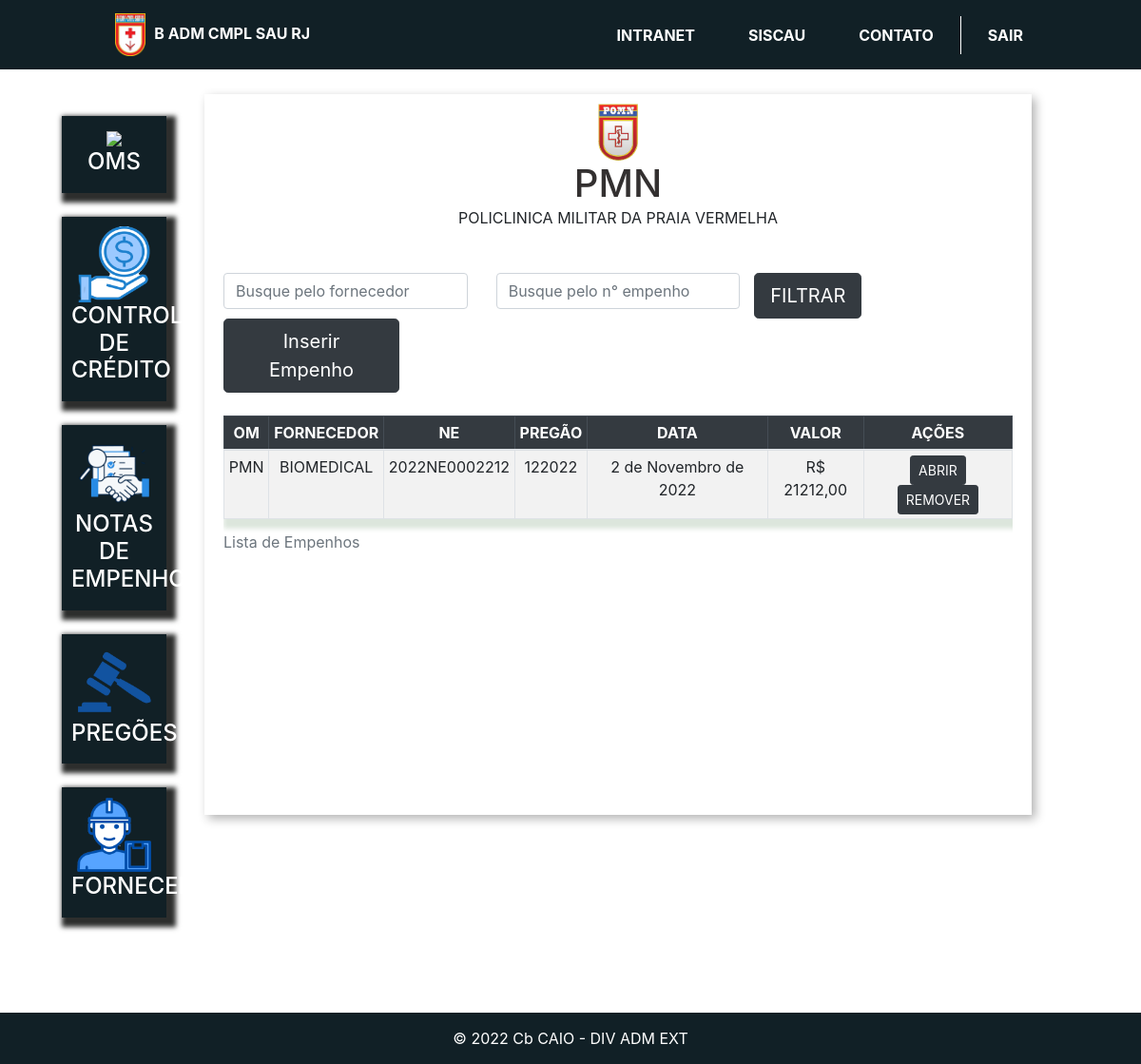
The app's page /om_empenhos_id/3/ (signed in), older data.
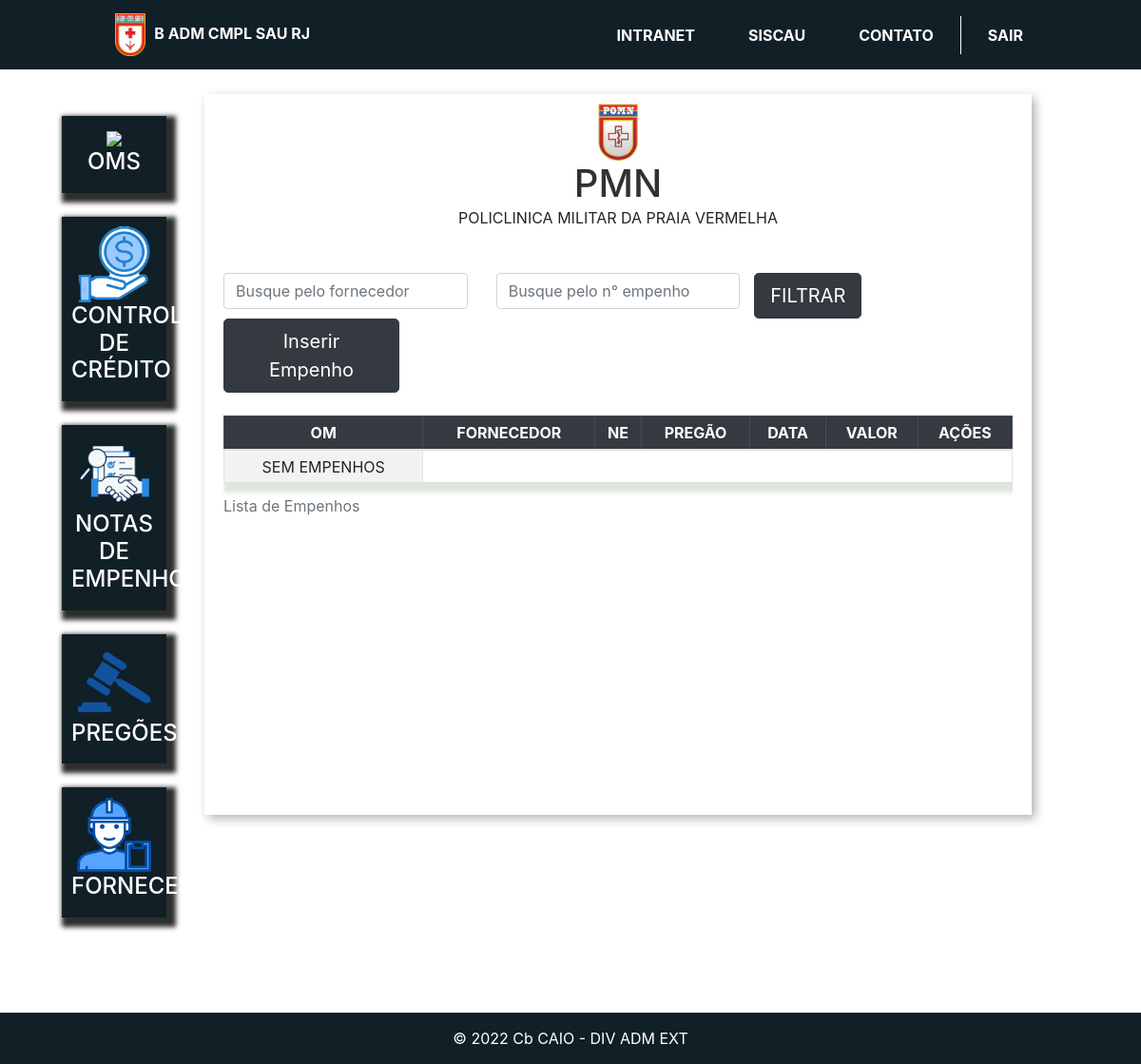
The same page, newer data.
### plataforma/models.py (models this page shows, shortened)
class Empenho(models.Model):
    om = models.ForeignKey(Om, on_delete=models.CASCADE)
    fornecedor = models.ForeignKey(Fornecedor, on_delete=models.DO_NOTHING)
    pregao = models.ForeignKey(Pregao, on_delete=models.DO_NOTHING)
    plano_interno = models.ForeignKey(PlanoInterno, on_delete=models.DO_NOTHING, null=True, blank=True)
    nota_credito = models.ForeignKey(NotaCredito, on_delete=models.DO_NOTHING)
    data = models.DateField()
    numero = models.CharField(max_length=4)
    pdf = models.FileField(upload_to="pdf")
    valor = models.FloatField(null=True, blank=True)

class Om(models.Model):
    LISTA_OMS = (
        ('PMPV', 'PMPV'),
        ('PMRJ', 'PMRJ'),
        ('PMN', 'PMN'),
        ('IBEX', 'IBEX'),
        ('HCE', 'HCE'),
        ('OCEX', 'OCEX'),
        ('HMR', 'HMR'),
        ('HGERJ', 'HGERJ'),
        ('PM Gu VV', 'PM Gu VV'),
        ('LQFEX', 'LQFEX'),
        )
    sigla = models.CharField(max_length=10, choices=LISTA_OMS)
    foto = models.ImageField(upload_to="imagens")
    email = models.EmailField(null=True)
    telefone = models.IntegerField(null=True)
    ch_almox = models.CharField(max_length=10, null=True, blank=True)
    tel_ch_almox = models.CharField(max_length=15, null=True, blank=True)
    adj_almox = models.CharField(max_length=10, null=True, blank=True)
    tel_adj_almox = models.CharField(max_length=15, null=True, blank=True)
    def __str__(self):
        return self.sigla

class Fornecedor(models.Model):
    nome = models.CharField(max_length=30)
    cnpj = models.CharField(max_length=14)
    telefone = models.CharField(max_length=15)
    email = models.EmailField()
    def __str__(self):
        return self.nome

class Pregao(models.Model):
    SITUACAO_CHICES = (
    ('HOMOLOGADO','HOMOLOGADO'),
    ('CJU','CJU'),
    )
    pregao = models.CharField(max_length=7, null=False, blank=False)
    situacao = models.CharField(max_length=20, choices=SITUACAO_CHICES)
    descrição = models.CharField(max_length=200, null=False, blank=False)
    oms_favorecidas = models.ManyToManyField(Om)
    termo_homolocao = models.URLField()
    catalago = models.FileField(upload_to='catalago', null=True, blank=True)
    def __str__(self):
        return self.pregao

### plataforma/views.py (the view)
# urls.py: path('om_empenhos_id/<str:id>/', views.om_empenhos_id, name='om_empenhos_id'),
@login_required(login_url='/auth/logar/')
def om_empenhos_id(request, id):
    fornecedor = Fornecedor.objects.all()
    om = Om.objects.get(id=id)
    empenhos = Empenho.objects.filter(om_id=id).order_by('numero')
    pregoes = Pregao.objects.all()
    nc = NotaCredito.objects.all()
    try:
        fornecedor_filtar = request.GET.get('fornecedor')
        numero_empenho_filtar = request.GET.get('numero_empenho')
        if fornecedor_filtar:
            empenhos = Empenho.objects.filter(fornecedor__icontains=fornecedor_filtar).order_by('numero')
            empenhos = empenhos.filter(om_id=id).order_by('numero')
        if numero_empenho_filtar:
            empenhos = Empenho.objects.filter(numero=numero_empenho_filtar)
        return render(request, 'om_empenhos_id.html',{'om':om, 'empenhos':empenhos, 'fornecedor': fornecedor,'pregoes':pregoes, 'nc': nc})
    except:
        return render(request, 'om_empenhos_id.html',{'om':om, 'empenhos':empenhos,  'fornecedor': fornecedor,'pregoes':pregoes, 'nc': nc})

### plataforma/templates/om_empenhos_id.html (shortened to what this page needs)
{% extends 'base_plataforma.html' %}
{% load static %}
{% block 'plataforma' %}
<div class="wrapper">
    <div class="box">
            <div class="header-box-om">
                <div class="alinhado_ne">
                    <div>
                            <img width="5%" src="{{om.foto.url}}">
                      </div>
                            <h1 class="titulo">{{om.sigla}}</h1>
                            <p class="paragrafo">POLICLINICA MILITAR DA PRAIA VERMELHA</p>
                </div>
            </div>
            <div class="body-box">
                <form>
                    <div class="row" action="{% url 'inserir_empenho' om.id%}" method="GET">
                            <div class="col-md-4">
                                <input type="text" placeholder="Busque pelo fornecedor" class="form-control" name="fornecedor">
                            </div>
                            <div class="col-md-4">
                                <input type="text" placeholder="Busque pelo n° empenho" class="form-control" name="numero_empenho">
                            </div>
                        <div>
                            <input type="submit" value="FILTRAR" class="btn btn-lg btn-dark">
                        </div>
                        <div class="col-md-3">
                            <button type="button" class="btn btn-lg btn-dark" data-toggle="modal" data-target="#modal">
                                Inserir Empenho
                            </button>
                        </div>
                    </div>
                    </form>
                <br>
                <div class='scroll'>
                    <table class="table table-striped table-bordered table-hover table-sm ">
                        <caption>Lista de Empenhos</caption>
                        <thead class='table-dark '>
                        <tr>
                        <th>OM</th>
                        <th>FORNECEDOR</th>
                        <th>NE</th>
                        <th>PREGÃO</th>
                        <th>DATA</th>
                        <th>VALOR</th>
                        <th>AÇÕES</th>
                        </tr>
                        </thead >
                        <tbody>
                        {% for i in empenhos %}
                        <tr>
                            <td>{{i.om}}</td>
                            <td>{{i.fornecedor }}</td>
                            <td>2022NE000{{i.numero}}</td>
                            <td>{{i.pregao}}</td>
                            <td>{{i.data}}</td>
                            <td>R$ {{i.valor}}0</td>
                            <td>
                                <a href="{{ i.pdf.url }}" target="_blank" rel="noopener noreferrer"><button type="button" class="btn btn-dark btn-sm">
                                    ABRIR
                                    </button></a>
                                    <a href="{% url 'remover_empenho' i.id%}" rel="noopener noreferrer"><button type="button" class="btn btn-dark btn-sm">
                                        REMOVER
                                        </button></a>
                                </div>
                                </div>
                            </div>
                            </div>
                        {% empty %}
                        <td> SEM EMPENHOS</td>
                        {% endfor %}
                        </tbody>
                    </table>
                    </div>
                </div>
            </div>
    </div>
</div>
            </div>
{% endblock%}

Row changes from the older to the newer data that the page shows:
removed Empenho: om "PMN", fornecedor "BIOMEDICAL", numero "2212", pregao "122022", data "2 de Novembro de 2022", valor "21212,0"
Text that changed along with them:
text now shown: "SEM EMPENHOS"
